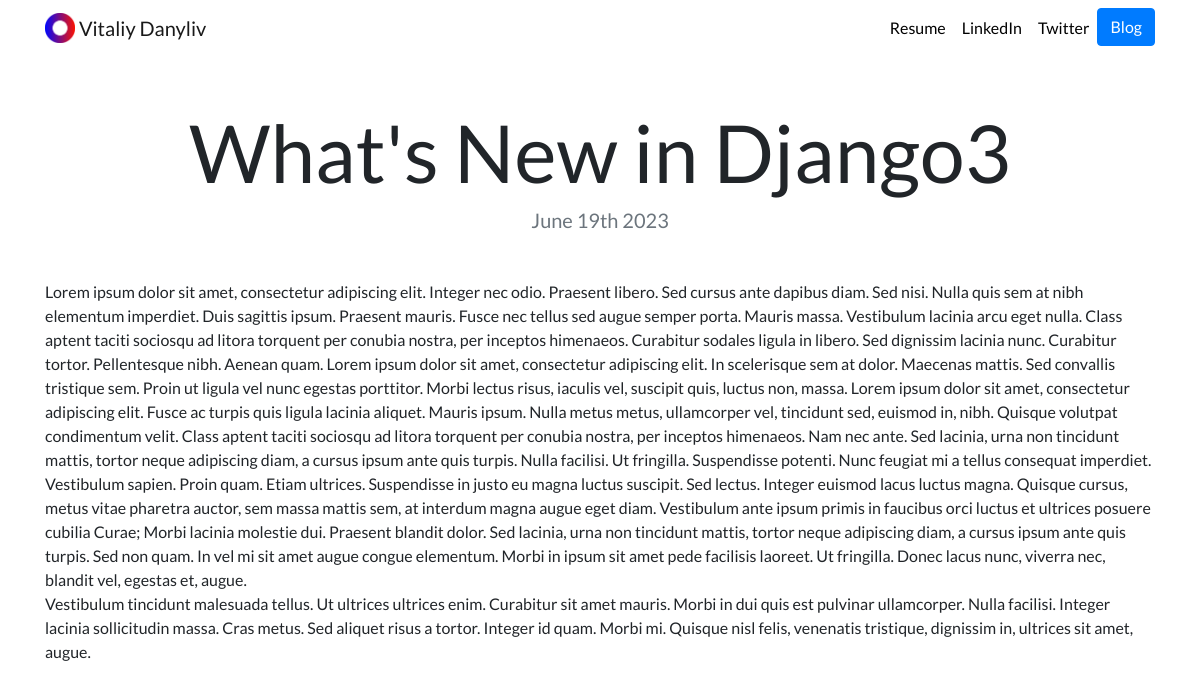
Page /blog/1/ on the committed database.
### blog/models.py (models this page shows, shortened)
class Blog(models.Model):
    title = models.CharField(max_length=200)
    description = models.TextField()
    date = models.DateField()

### blog/views.py (the view)
# urls.py: path("<int:blog_id>/", views.detail, name = 'detail'),
def detail(request, blog_id):
    blog = get_object_or_404(Blog, pk=blog_id)
    return render(request, 'blog/detail.html', {'blog': blog})

### blog/templates/blog/detail.html
{% extends "portfolio/base.html" %}
{% load static %}
{% block content %}
<h1 class="text-center mt-5" id="blogdetailtitle">{{ blog.title }}</h1>
<h5 class="text-center text-muted mb-5">{{ blog.date|date:'F jS Y' }}</h5>
{{ blog.description|safe }}
{% endblock %}

### portfolio/static/portfolio/custom.css (style rules this page uses)
body { font-family: 'Lato', sans-serif; }
@media (min-width: 992px) { #blogdetailtitle { font-size: 5rem; } }

### rows in the picture
Blog: title "What's New in Django3", date "June 19th 2023", description "Lorem ipsum dolor sit amet, consectetur adipiscing elit. Integer nec odio. Praesent libero. Sed cursus ante dapibus diam. Sed nisi. Nulla quis sem at nibh elementum imperdiet. Duis sagittis ipsum. Praesent mauris. Fusce nec tellus sed augue semper porta. Mauris massa. Vestibulum lacinia arcu eget nulla. Class aptent taciti sociosqu ad litora torquent per conubia nostra, per inceptos himenaeos. Curabitur sodales ligula in libero. Sed dignissim lacinia nunc. Curabitur tortor. Pellentesque nibh. Aenean quam. Lorem ipsum dolor sit amet, consectetur adipiscing elit. In scelerisque sem at dolor. Maecenas mattis. Sed convallis tristique sem. Proin ut ligula vel nunc egestas porttitor. Morbi lectus…"
